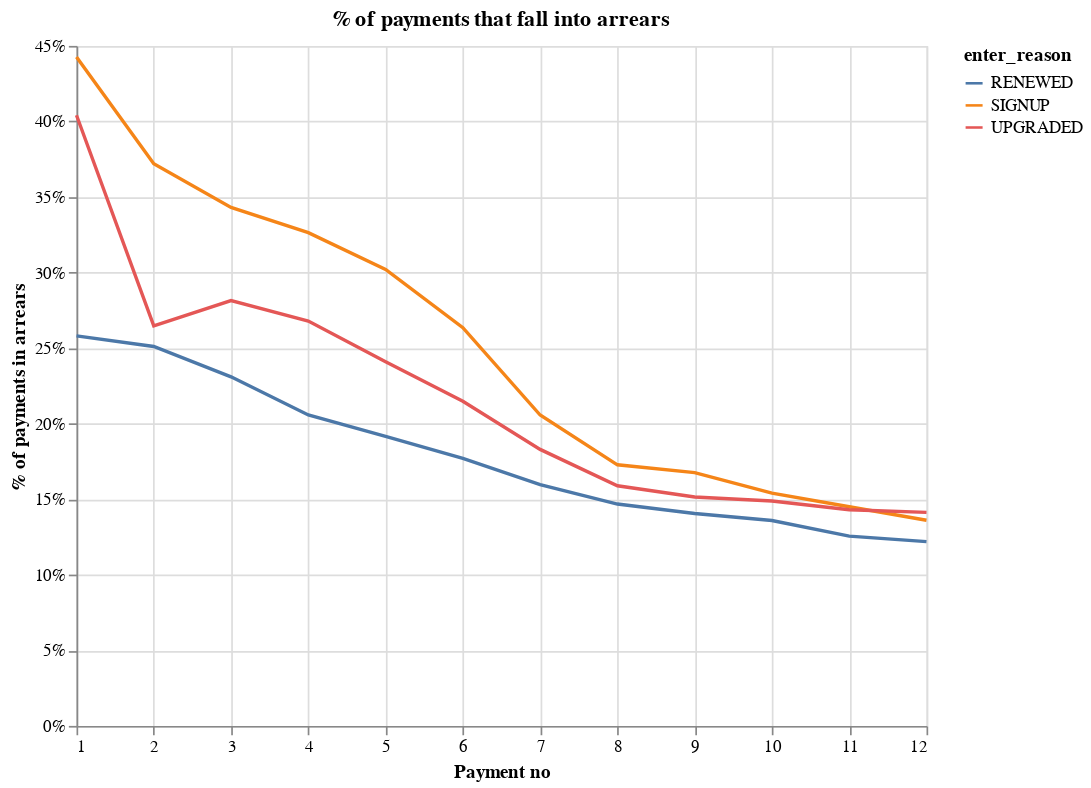

The notebook cell saved with this chart:
### Code cell
df = pd.read_csv("sample.csv")

# data set is on user-payment level.
df = df.loc[df["arrears_status"] != "discount", :]
df = df.loc[df["market"] != "GBR", :]

df["arrears"] = 0
df.loc[df["arrears_status"].isin(["recovered", "open", "written off"]), "arrears"] = 1

df = df.groupby(["payment_no", "enter_reason"])["arrears"].agg("mean").reset_index()

alt.Chart(df.loc[df["enter_reason"] != "DOWNGRADED", :]).mark_line().encode(
    x=alt.X("payment_no:Q", axis=alt.Axis(title="Payment no")),
    y=alt.Y("arrears:Q", axis=alt.Axis(format="%", title="% of payments in arrears")),
    color="enter_reason",
).properties(title="% of payments that fall into arrears", width=500, height=400)

### Figure 1 — Vega-Lite specification as saved in the notebook (floating-point values rounded to 4 significant figures)
{"config": {"view": {"continuousWidth": 400, "continuousHeight": 300}}, "data": {"name": "data-b0583f471b2b66fb2bd83623e547d26f"}, "mark": "line", "encoding": {"color": {"type": "nominal", "field": "enter_reason"}, "x": {"type": "quantitative", "axis": {"title": "Payment no"}, "field": "payment_no"}, "y": {"type": "quantitative", "axis": {"format": "%", "title": "% of payments in arrears"}, "field": "arrears"}}, "height": 400, "title": "% of payments that fall into arrears", "width": 500, "$schema": "https://vega.github.io/schema/vega-lite/v4.8.1.json", "datasets": {"data-b0583f471b2b66fb2bd83623e547d26f": [{"payment_no": 1, "enter_reason": "RENEWED", "arrears": 0.2581}, {"payment_no": 1, "enter_reason": "SIGNUP", "arrears": 0.4427}, {"payment_no": 1, "enter_reason": "UPGRADED", "arrears": 0.4041}, {"payment_no": 2, "enter_reason": "RENEWED", "arrears": 0.2511}, {"payment_no": 2, "enter_reason": "SIGNUP", "arrears": 0.3721}, {"payment_no": 2, "enter_reason": "UPGRADED", "arrears": 0.2647}, {"payment_no": 3, "enter_reason": "RENEWED", "arrears": 0.231}, {"payment_no": 3, "enter_reason": "SIGNUP", "arrears": 0.3431}, {"payment_no": 3, "enter_reason": "UPGRADED", "arrears": 0.2815}, {"payment_no": 4, "enter_reason": "RENEWED", "arrears": 0.2058}, {"payment_no": 4, "enter_reason": "SIGNUP", "arrears": 0.3264}, {"payment_no": 4, "enter_reason": "UPGRADED", "arrears": 0.2679}, {"payment_no": 5, "enter_reason": "RENEWED", "arrears": 0.1916}, {"payment_no": 5, "enter_reason": "SIGNUP", "arrears": 0.3021}, {"payment_no": 5, "enter_reason": "UPGRADED", "arrears": 0.241}, {"payment_no": 6, "enter_reason": "RENEWED", "arrears": 0.1771}, {"payment_no": 6, "enter_reason": "SIGNUP", "arrears": 0.2635}, {"payment_no": 6, "enter_reason": "UPGRADED", "arrears": 0.2149}, {"payment_no": 7, "enter_reason": "RENEWED", "arrears": 0.1597}, {"payment_no": 7, "enter_reason": "SIGNUP", "arrears": 0.2057}, {"payment_no": 7, "enter_reason": "UPGRADED", "arrears": 0.183}, {"payment_no": 8, "enter_reason": "RENEWED", "arrears": 0.1468}, {"payment_no": 8, "enter_reason": "SIGNUP", "arrears": 0.1728}, {"payment_no": 8, "enter_reason": "UPGRADED", "arrears": 0.1589}, {"payment_no": 9, "enter_reason": "RENEWED", "arrears": 0.1406}, {"payment_no": 9, "enter_reason": "SIGNUP", "arrears": 0.1676}, {"payment_no": 9, "enter_reason": "UPGRADED", "arrears": 0.1515}, {"payment_no": 10, "enter_reason": "RENEWED", "arrears": 0.1359}, {"payment_no": 10, "enter_reason": "SIGNUP", "arrears": 0.154}, {"payment_no": 10, "enter_reason": "UPGRADED", "arrears": 0.1488}, {"payment_no": 11, "enter_reason": "RENEWED", "arrears": 0.1256}, {"payment_no": 11, "enter_reason": "SIGNUP", "arrears": 0.145}, {"payment_no": 11, "enter_reason": "UPGRADED", "arrears": 0.1431}, {"payment_no": 12, "enter_reason": "RENEWED", "arrears": 0.122}, {"payment_no": 12, "enter_reason": "SIGNUP", "arrears": 0.1361}, {"payment_no": 12, "enter_reason": "UPGRADED", "arrears": 0.1413}]}}
